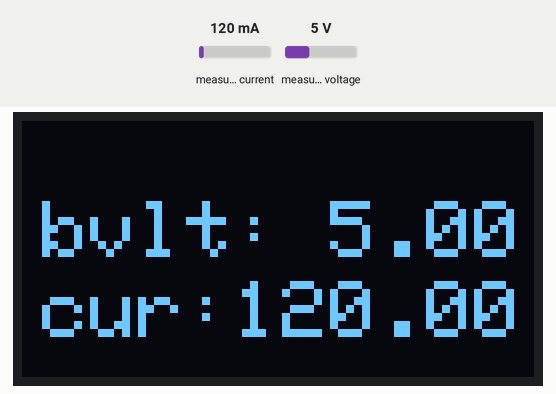
Simulated run of this sketch. Board: Arduino Uno, built with avr-gcc and run on an emulated ATmega328P. Shown: 128×64 one-colour display. Inputs (shaded band) come from the test bench; at power-on: measured current 120 mA, measured voltage 5 V. The display library's start-up logo is not drawn; what the sketch prints to the serial monitor is not drawn.

Above: at 2.2 s.
2.3 s: measured current set to 40 mA
At 3.6 s:
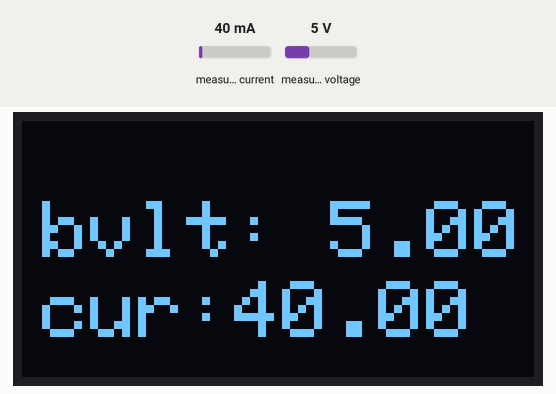
4.7 s: measured voltage set to 0.3 V
At 6.3 s:
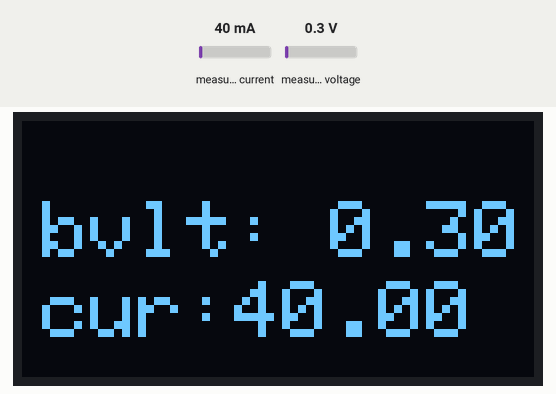
6.8 s: measured current set to 500 mA
At 7.7 s:
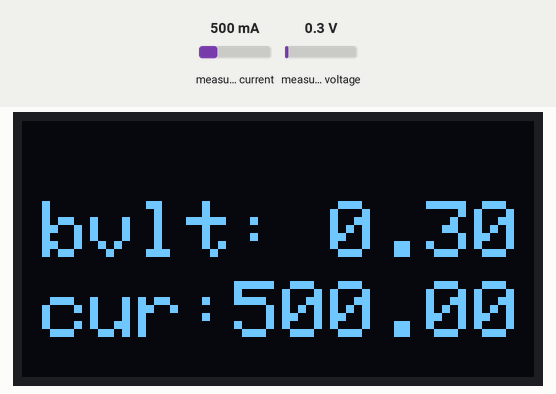
8.9 s: measured voltage set to 3.8 V
At 10.3 s:
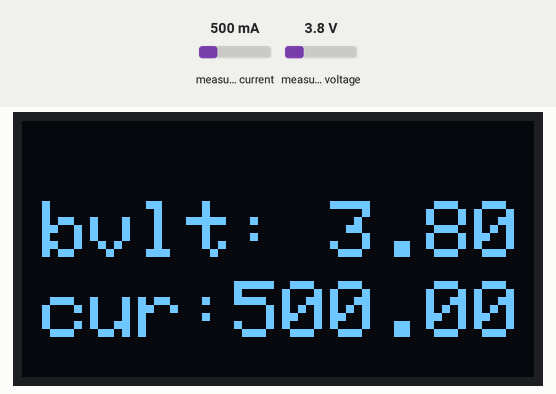
Timing chart, 0 to 11.9 s (numbered marks = the images above; inputs shaded):
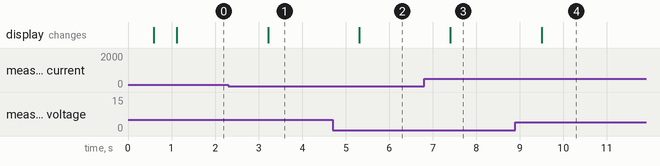

The sketch:

CurrentSensingWithOLED.ino
```cpp
#include <SPI.h>
#include <Wire.h>

#include <Adafruit_INA219.h>


Adafruit_INA219 ina219;


// ************** Adafruit Oled Initializations
#include <Adafruit_GFX.h>
#include <Adafruit_SSD1306.h>
#define OLED_RESET 4
Adafruit_SSD1306 display(OLED_RESET);
#define NUMFLAKES 10
#define XPOS 0
#define YPOS 1
#define DELTAY 2
#define LOGO16_GLCD_HEIGHT 16
#define LOGO16_GLCD_WIDTH  16
#if (SSD1306_LCDHEIGHT != 64)
#error("Height incorrect, please fix Adafruit_SSD1306.h!");
#endif
// ************** Adafruit Oled Initializations Complete


void setup()
{
  Serial.begin(115200);
  Wire.begin();

 Serial.println("Hello!");

  // Initialize the INA219.
  // By default the initialization will use the largest range (32V, 2A).  However
  // you can call a setCalibration function to change this range (see comments).
  ina219.begin();
  // To use a slightly lower 32V, 1A range (higher precision on amps):
 ina219.setCalibration_32V_1A();
  // Or to use a lower 16V, 400mA range (higher precision on volts and amps):

//   ina219.setCalibration_16V_400mA();

  Serial.println("Measuring voltage and current with INA219 ...");


  display.begin(SSD1306_SWITCHCAPVCC, 0x3C);
  display.display();
  delay(500);
  display.clearDisplay();
  /* end of Adafruit Default Specification */
  /* Basic "hello world!" */
  display.setTextSize(3);
  display.setTextColor(WHITE);
  display.setCursor(0, 0);
  display.clearDisplay();
  String s = "AnnaSid";
  display.println(s);
  display.display();
  display.clearDisplay();
  delay(500);


}

void measureVoltageCurrent()
{
    float shuntvoltage = 0;
  float busvoltage = 0;
  float current_mA = 0;
  float loadvoltage = 0;

  shuntvoltage = ina219.getShuntVoltage_mV();
  busvoltage = ina219.getBusVoltage_V();
  current_mA = ina219.getCurrent_mA();
  loadvoltage = busvoltage + (shuntvoltage / 1000);
  Serial.println("Ensure: V+ to Supply, V- to Load's positive terminal");

  display.clearDisplay();

  display.setTextSize(2);
  display.setCursor (5, 20);

  display.print("bvlt: "); display.println(busvoltage);

   display.setCursor (5, 40);
  display.print("cur:");display.print(current_mA);
  display.display();
  delay(1000);
 display.clearDisplay();

 {
   Serial.print("Bus Voltage (betwee V- of INA219 and common Ground) :   "); Serial.print(busvoltage); Serial.println(" V");
  Serial.print("Shunt Voltage (across the INA219's internal resistance): "); Serial.print(shuntvoltage); Serial.println(" mV");
  Serial.print("Load Voltage: (between V+ and common Ground) "); Serial.print(loadvoltage); Serial.println(" V");
  Serial.print("Current:       "); Serial.print(current_mA); Serial.println(" mA");
  Serial.println("");
 }

}

void loop()
{


  measureVoltageCurrent();


}
```

Measured:
- after the input at 2.3 s, the display: changes after 0.92 s (image 1)
- after the input at 4.7 s, the display: changes after 0.61 s (image 2)
- after the input at 6.8 s, the display: changes after 0.61 s (image 3)
- after the input at 8.9 s, the display: changes after 0.60 s (image 4)
